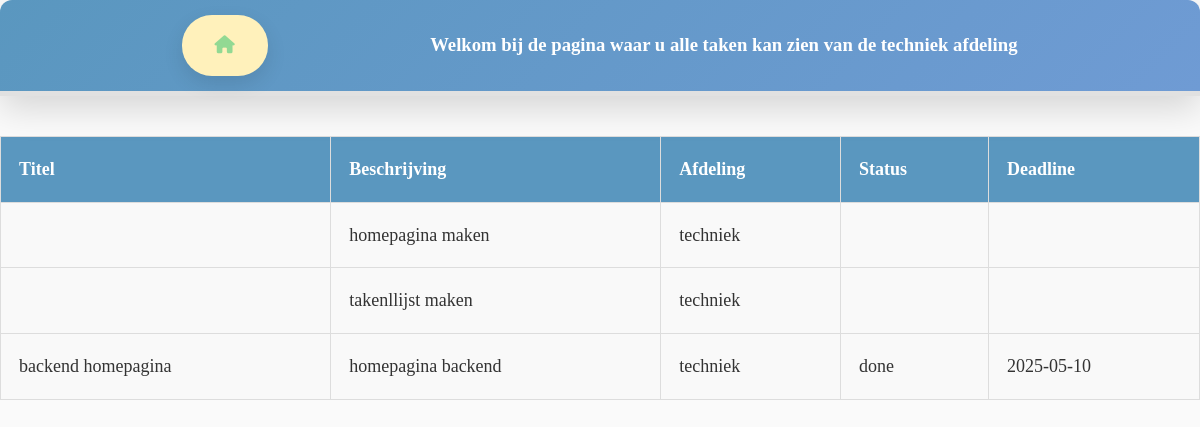
The app's page /departments/techniek.php (signed in) with its own data.
### tables this page shows
CREATE TABLE IF NOT EXISTS `taken` (
  `id` int NOT NULL AUTO_INCREMENT,
  `beschrijving` text NOT NULL,
  `afdeling` varchar(255) NOT NULL,
  `status` varchar(50) DEFAULT 'to-do',
  `title` varchar(50) DEFAULT NULL,
  `deadline` date DEFAULT NULL,
  PRIMARY KEY (`id`)
);

### departments/techniek.php (the view, shortened to what this page needs)
<!DOCTYPE html>
<html lang="en">
<head>
    <link rel="stylesheet" href="../public_html/css/main.css">
    <?php require_once "../resources/views/components/head.php"; ?>
</head>
<body>
    <header>
        <div class="wrapper">
            <div class="alignment">
                <div class="home-icon">
                    <a href="../index.php"><i class="fa-solid fa-house"></i></a>
                </div>
                <div class="header-tekst">
                    <h3>Welkom bij de pagina waar u alle taken kan zien van de techniek afdeling</h3>
                </div>
            </div>
        </div>
    </header>
<?php
    require_once __DIR__.'/../config/conn.php';
    $afdeling = 'techniek';
    $query = "SELECT title, afdeling, beschrijving, status, deadline
              FROM taken
              WHERE afdeling = :afdeling";
    $statement = $conn->prepare($query);
    $statement->bindParam(':afdeling', $afdeling);
    $statement->execute();
    $tasks = $statement->fetchAll(PDO::FETCH_ASSOC);
    ?>
    <table>
            <tr>
                <th>Titel</th>
                <th>Beschrijving</th>
                <th>Afdeling</th>
                <th>Status</th>
                <th>Deadline</th>
            </tr>
        <?php foreach($tasks as $task):  ?>
            <tr>
                <td><p><?php echo($task['title']);?></p></td>
                <td><p><?php echo($task['beschrijving']);?></p></td>
                <td><p><?php echo($task['afdeling']);?></p></td>
                <td><p><?php echo($task['status']);?></p></td>
                <td><p><?php echo($task['deadline']);?></p></td>
            </tr>
        <?php endforeach; ?>
        </table>
</body>
</html>

### public_html/css/main.css (style rules this page uses)
* { margin: 0; padding: 0; box-sizing: border-box; }
body { font-family: 'Lora', serif; background-color: #fafafa; color: #333; line-height: 1.6; font-size: 16px; padding: 0; animation: fadeIn 1.5s ease-out; }
header { background: linear-gradient(135deg, #5a97bf, #6f9bd4); color: white; text-align: center; padding: 15px 20px; position: relative; border-bottom: 5px solid #e1e1e1; box-shadow: 0 12px 35px rgba(0, 0, 0, 0.15); border-radius: 12px 12px 0 0; }
.alignment { display: flex; justify-content: space-evenly; align-items: center; flex-direction: row; }
a { text-decoration: none; font-weight: 700; text-transform: uppercase; letter-spacing: 1px; color: #92d993; padding: 16px 32px; background-color: #fff1bb; border-radius: 30px; display: inline-block; font-size: 18px; transition: all 0.3s ease; box-shadow: 0 8px 20px rgba(0, 0, 0, 0.1); }
table { width: 100%; border-collapse: collapse; margin-top: 40px; }
th, td { padding: 18px; border: 1px solid #ddd; text-align: left; font-size: 18px; }
th { background-color: #5a97bf; color: white; font-weight: bold; }
td { background-color: #f9f9f9; }

### records on screen
taken: beschrijving "homepagina maken", afdeling "techniek"
taken: beschrijving "takenllijst maken", afdeling "techniek"
taken: title "backend homepagina", beschrijving "homepagina backend", afdeling "techniek", status "done", deadline "2025-05-10"
